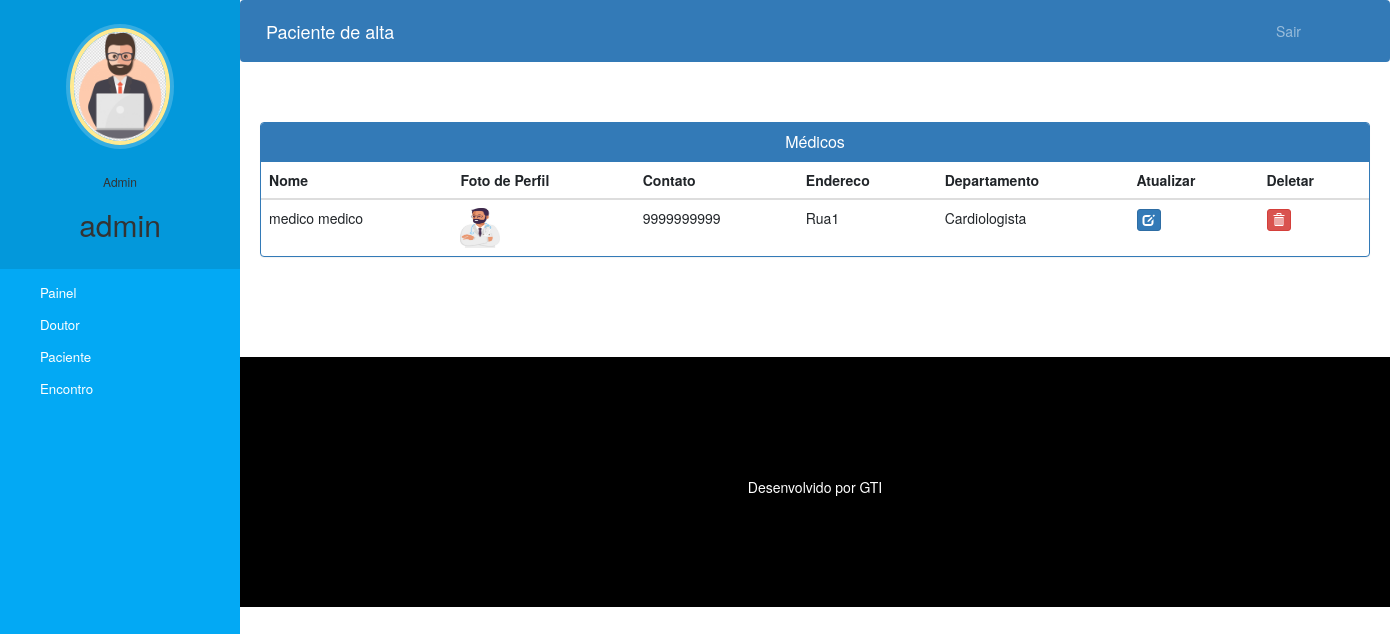
The app's page /admin-view-doctor (signed in) with its own data.
### hospital/models.py (models this page shows, shortened)
class Doctor(models.Model):
    user=models.OneToOneField(User,on_delete=models.CASCADE)
    profile_pic= models.ImageField(upload_to='profile_pic/DoctorProfilePic/',null=True,blank=True)
    address = models.CharField(max_length=40)
    mobile = models.CharField(max_length=20,null=True)
    department= models.CharField(max_length=50,choices=departments,default='Cardiologist')
    status=models.BooleanField(default=False)
    @property
    def get_name(self):
        return self.user.first_name+" "+self.user.last_name

### hospital/views.py (the view)
# urls.py: path('admin-view-doctor', views.admin_view_doctor_view,name='admin-view-doctor'),
@login_required(login_url='adminlogin')
@user_passes_test(is_admin)
def admin_view_doctor_view(request):
    doctors=models.Doctor.objects.all().filter(status=True)
    return render(request,'hospital/admin_view_doctor.html',{'doctors':doctors})

### hospital/views.py (called while the page is built)
def is_admin(user):
    return user.groups.filter(name='ADMIN').exists()

### templates/hospital/admin_view_doctor.html (shortened to what this page needs)
{% extends 'hospital/admin_base.html' %}
{% block content %}
{%load static%}
<head>
  <link href="//netdna.bootstrapcdn.com/bootstrap/3.0.0/css/bootstrap.min.css" rel="stylesheet" id="bootstrap-css">
</head>
<div class="container">
  <div class="panel panel-primary">
    <div class="panel-heading">
      <h6 class="panel-title">Médicos</h6>
    </div>
    <table class="table table-hover" id="dev-table">
      <thead>
        <tr>
          <th>Nome</th>
          <th>Foto de Perfil</th>
          <th>Contato</th>
          <th>Endereco</th>
          <th>Departamento</th>
          <th>Atualizar</th>
          <th>Deletar</th>
        </tr>
      </thead>
      {% for d in doctors %}
      <tr>
        <td> {{d.get_name}}</td>
        <td> <img src="{% static d.profile_pic.url %}" alt="Profile Pic" height="40px" width="40px" /></td>
        <td>{{d.mobile}}</td>
        <td>{{d.address}}</td>
        <td>{{d.department}}</td>
        <td><a class="btn btn-primary btn-xs" href="{% url 'update-doctor' d.id  %}"><span class="glyphicon glyphicon-edit"></span></a></td>
        <td><a class="btn btn-danger btn-xs" href="{% url 'delete-doctor-from-hospital' d.id  %}"><span class="glyphicon glyphicon-trash"></span></a></td>
      </tr>
      {% endfor %}
    </table>
  </div>
</div>
{% endblock content %}

### templates/hospital/admin_base.html (shortened to what this page needs)
<!DOCTYPE html>
{% load static %}
<html lang="pt-br">
<head>
  <link rel="stylesheet" href="https://stackpath.bootstrapcdn.com/bootstrap/4.3.1/css/bootstrap.min.css">
  <link rel="stylesheet" href="https://maxcdn.bootstrapcdn.com/font-awesome/4.7.0/css/font-awesome.min.css">
  <link rel="stylesheet" href="{% static '/style.css' %}">
</head>
<body>
  <nav class="menu" tabindex="0">
    <header class="avatar">
      <img src="{% static "images/adminpropic.png" %}" />
      <br><br>
      <h6>Admin</h6>
      <h2>{{request.user.first_name}}</h2>
    </header>
    <ul>
      <li tabindex="0" class="icon-dashboard"> <a style="color:white; text-decoration:none;" href="/admin-dashboard"><span>Painel</span></a> </li>
      <li tabindex="0" class="icon-customers"> <a style="color:white; text-decoration:none;" href="/admin-doctor"><span>Doutor</span></a></li>
      <li tabindex="0" class="icon-users"> <a style="color:white; text-decoration:none;" href="/admin-patient"><span>Paciente</span></a></li>
      <li tabindex="0" class="icon-calendar"> <a style="color:white; text-decoration:none;" href="/admin-appointment"><span>Encontro</span></a></li>
    </ul>
  </nav>
  <main>
    <div class="bs-example">
      <nav class="navbar navbar-expand-md  navbar-dark fixed-top" style="background:#337AB7;">
        <a href="/admin-dashboard" class="navbar-brand">Paciente de alta</a>
        <div class="collapse navbar-collapse justify-content-between" id="navbarCollapse">
          <div class="navbar-nav" style=" margin-left: 90%;">
            <a href="/logout" class="nav-item nav-link">Sair</a>
          </div>
        </div>
      </nav>
    </div>
    <br><br>
    {% block content %}
    {% endblock content %}
    <br><br><br><br>
    <footer>
      <br>
      <div class="container">
        <div class="row">
          <div class="col-md-12 col-sm-12">
            <div style="color:#ffffff;" class="wow fadeInUp footer-copyright">
              <p> Desenvolvido por GTI </p>
            </div>
          </div>
        </div>
      </div>
    </footer>
  </main>
</body>
</html>

### static/style.css (style rules this page uses)
body { padding-left: 240px; }
main { position: relative; height: 100vh; }
.menu { background: #5bc995; height: 100vh; width: 240px; position: fixed; top: 0px; left: 0; z-index: 5; outline: none; }
.menu .avatar { background: rgba(0, 0, 0, 0.1); padding: 2em 0.5em; text-align: center; }
.menu .avatar img { width: 100px; border-radius: 50%; overflow: hidden; border: 4px solid #ffea92; box-shadow: 0 0 0 4px rgba(255, 255, 255, 0.2); }
.menu .avatar h2 { font-weight: normal; margin-bottom: 0; }
.menu ul { list-style: none; padding: 0.5em 0; margin: 0; }
.menu ul li { padding: 0.5em 1em 0.5em 3em; font-size: 0.95em; font-weight: regular; background-repeat: no-repeat; background-position: left 15px center; background-size: auto 20px; transition: all 0.15s linear; cursor: pointer; }
.menu ul li.icon-dashboard { background-image: url("http://www.entypo.com/images//gauge.svg"); }
.menu ul li.icon-customers { background-image: url("http://www.entypo.com/images//briefcase.svg"); }
.menu ul li.icon-users { background-image: url("http://www.entypo.com/images//users.svg"); }
.menu ul li.icon-calendar { background-image: url("http://www.entypo.com/images//calendar.svg"); }

### templates/hospital/admin_base.html (style rules this page uses)
a:link { text-decoration: none; }
a { color: white; }
footer { padding: 0px 0px 0px 0px; background-color: black; margin: 0px; }
p { text-align: center; }
body { padding-left: 240px; }
main { position: relative; height: 100vh; }
.menu { background: #03a9f4; height: 100vh; width: 240px; position: fixed; top: 0px; left: 0; z-index: 5; outline: none; }
.menu .avatar { background: rgba(0, 0, 0, 0.1); padding: 2em 0.5em; text-align: center; }
.menu .avatar img { width: 100px; border-radius: 50%; overflow: hidden; border: 4px solid #ffea92; box-shadow: 0 0 0 4px rgba(255, 255, 255, 0.2); }
.menu .avatar h2 { font-weight: normal; margin-bottom: 0; }
.menu ul { list-style: none; padding: 0.5em 0; margin: 0; }
.menu ul li { padding: 0.5em 1em 0.5em 3em; font-size: 0.95em; font-weight: regular; background-repeat: no-repeat; background-position: left 15px center; background-size: auto 20px; transition: all 0.15s linear; cursor: pointer; }
.menu ul li.icon-dashboard { background-image: url("http://www.entypo.com/images//gauge.svg"); }
.menu ul li.icon-customers { background-image: url("http://www.entypo.com/images//briefcase.svg"); }
.menu ul li.icon-users { background-image: url("http://www.entypo.com/images//users.svg"); }
.menu ul li.icon-calendar { background-image: url("http://www.entypo.com/images//calendar.svg"); }

### templates/hospital/admin_view_doctor.html (style rules this page uses)
a:link { text-decoration: none; }
h6 { text-align: center; }
.row { margin: 100px; }

### records on screen
Doctor: get_name "medico medico", profile_pic (picture), mobile "9999999999", address "Rua1", department "Cardiologista"

### other values on screen
{{ request.user.first_name }} "admin"
